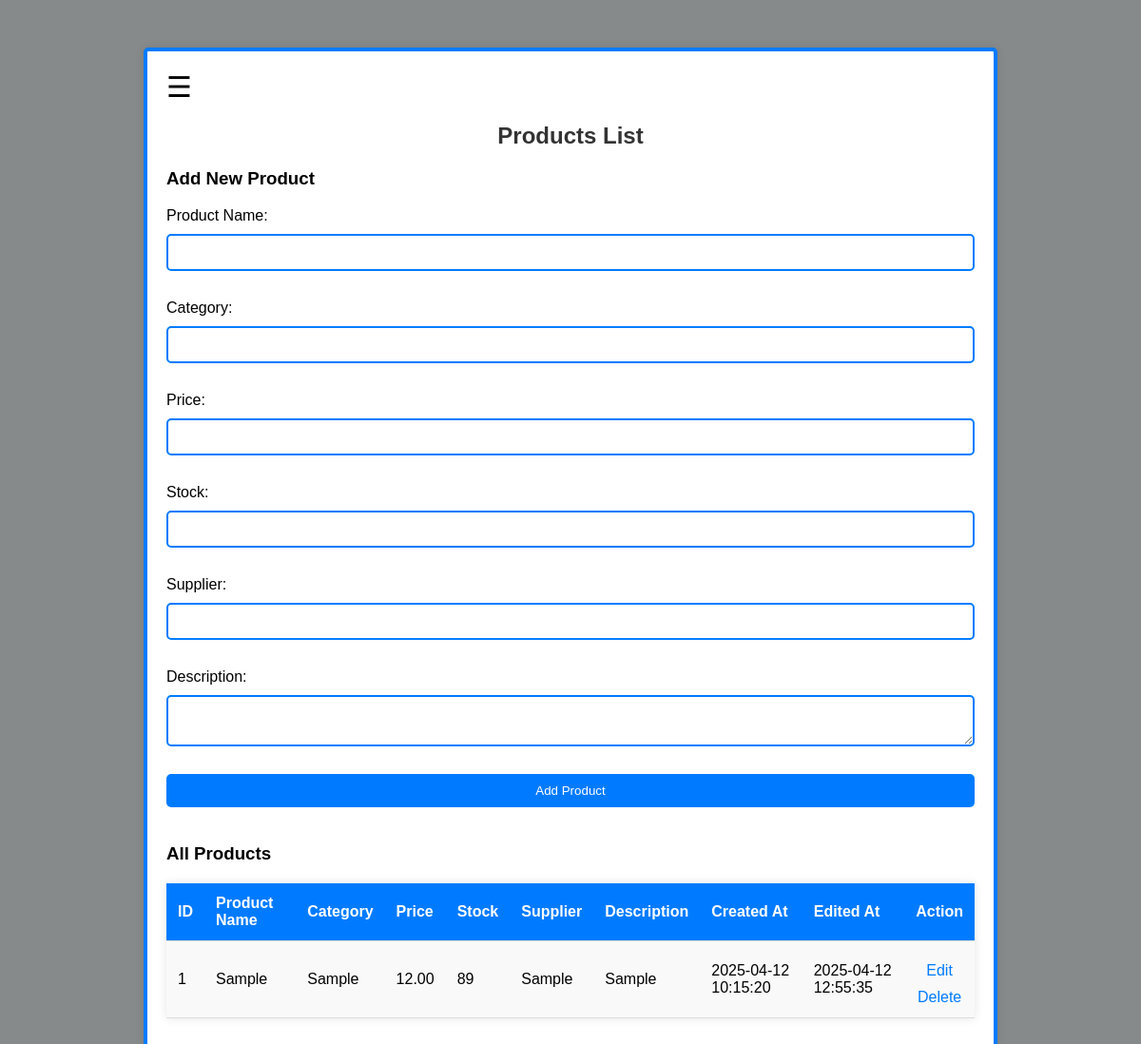
Page /products.php (signed in) on the committed database.
### tables this page shows
CREATE TABLE `products` (
  `id` int(11) NOT NULL,
  `product_name` varchar(100) NOT NULL,
  `category` varchar(50) NOT NULL,
  `price` decimal(10,2) NOT NULL,
  `stock` int(11) NOT NULL,
  `supplier` varchar(100) NOT NULL,
  `description` text DEFAULT NULL,
  `created_at` timestamp NOT NULL DEFAULT current_timestamp(),
  `edited_at` timestamp NOT NULL DEFAULT current_timestamp() ON UPDATE current_timestamp()
);

### products.php (the view, shortened to what this page needs)
<?php
include 'connection.php';
$email = $_SESSION['email'];
$stmt = $conn->prepare("SELECT role FROM users1 WHERE email = ?");
$stmt->bind_param("s", $email);
$stmt->execute();
$result = $stmt->get_result();
$user = $result->fetch_assoc();
$query = "SELECT * FROM products";
$result = $conn->query($query);
?>
<!DOCTYPE html>
<html lang="en">
<head>
    <link rel="stylesheet" type="text/css" href="styles.css">
</head>
<body>
    <div class="container large-container">
        <span style="font-size:30px;cursor:pointer" onclick="openNav()">&#9776;</span>
        <h2>Products List</h2>
        <?php if ($user['role'] === 'Admin'): ?>
            <?php if (isset($product)): ?>
                <h3>Edit Product</h3>
                <form method="POST" action="">
                    <input type="hidden" name="id" value="<?php echo htmlspecialchars($product['id']); ?>">
                    <label>Product Name:</label>
                    <input type="text" name="product_name" value="<?php echo htmlspecialchars($product['product_name']); ?>" required>
                    <label>Category:</label>
                    <input type="text" name="category" value="<?php echo htmlspecialchars($product['category']); ?>" required>
                    <label>Price:</label>
                    <input type="number" step="0.01" name="price" value="<?php echo htmlspecialchars($product['price']); ?>" required>
                    <label>Stock:</label>
                    <input type="number" name="stock" value="<?php echo htmlspecialchars($product['stock']); ?>" required>
                    <label>Supplier:</label>
                    <input type="text" name="supplier" value="<?php echo htmlspecialchars($product['supplier']); ?>" required>
                    <label>Description:</label>
                    <textarea name="description" required><?php echo htmlspecialchars($product['description']); ?></textarea>
                    <input type="submit" name="update_product" value="Update Product">
                </form>
            <?php else: ?>
                <h3>Add New Product</h3>
                <form method="POST" action="">
                    <label>Product Name:</label>
                    <input type="text" name="product_name" required>
                    <label>Category:</label>
                    <input type="text" name="category" required>
                    <label>Price:</label>
                    <input type="number" step="0.01" name="price" required>
                    <label>Stock:</label>
                    <input type="number" name="stock" required>
                    <label>Supplier:</label>
                    <input type="text" name="supplier" required>
                    <label>Description:</label>
                    <textarea name="description" required></textarea>
                    <input type="submit" name="add_product" value="Add Product">
                </form>
            <?php endif; ?>
        <?php endif; ?>
        <h3>All Products</h3>
            <table>
            <?php if ($user['role'] === 'Admin'): ?>
                <tr>
                    <th>ID</th>
                    <th>Product Name</th>
                    <th>Category</th>
                    <th>Price</th>
                    <th>Stock</th>
                    <th>Supplier</th>
                    <th>Description</th>
                    <th>Created At</th>
                    <th>Edited At</th>
                    <th>Action</th>
                </tr>
                <?php while ($row = $result->fetch_assoc()): ?>
                <tr>
                    <td><?php echo htmlspecialchars($row['id']); ?></td>
                    <td><?php echo htmlspecialchars ($row['product_name']); ?></td>
                    <td><?php echo htmlspecialchars($row['category']); ?></td>
                    <td><?php echo htmlspecialchars($row['price']); ?></td>
                    <td><?php echo htmlspecialchars($row['stock']); ?></td>
                    <td><?php echo htmlspecialchars($row['supplier']); ?></td>
                    <td><?php echo htmlspecialchars($row['description']); ?></td>
                    <td><?php echo htmlspecialchars($row['created_at']); ?></td>
                    <td><?php echo htmlspecialchars($row['edited_at']); ?></td>
                    <td>
                        <a href="products.php?edit_id=<?php echo $row['id']; ?>" onclick="return alert('You are now Editing')">Edit</a>
                        <a href="products.php?delete_id=<?php echo $row['id']; ?>" onclick="return confirm('Are you sure you want to delete this product?');">Delete</a>
                    </td>
                </tr>
                <?php endwhile; ?>
            <?php endif;?>
        </table>
    </div>
</body>
</html>

### styles.css (style rules this page uses)
body { font-family: Arial, sans-serif; background-color: #878a8b ; margin: 0; padding: 0; }
.container { width: 300px; margin: 50px auto; padding: 20px; background: white; border-radius: 5px; box-shadow: 0 0 10px rgba(0, 0, 0, 0.1); border: 4px solid #007bff; }
.large-container { width: 850px; margin: 50px auto; padding: 20px; background: white; border-radius: 5px; box-shadow: 0 0 10px rgba(0, 0, 0, 0.1); border: 4px solid #007bff; }
h2 { text-align: center; color: #333; }
label { display: block; margin: 10px 0 5px; }
input[type="text"], input[type="email"], input[type="password"], input[type="submit"], input[type="number"], textarea, select { width: 100%; padding: 10px; margin: 5px 0 20px; border: 2px solid #007bff; border-radius: 5px; box-sizing: border-box; }
input[type="submit"] { background-color: #007bff; color: white; border: none; cursor: pointer; }
a { text-align: center; display: block; margin-top: 10px; color: #007bff; text-decoration: none; }
table { width: 100%; border-collapse: collapse; margin: 20px 0; box-shadow: 0 0 10px rgba(0, 0, 0, 0.1); }
th, td { padding: 12px; text-align: left; border-bottom: 1px solid #ddd; }
th { background-color: #007bff; color: white; font-weight: bold; }
tr:nth-child(even) { background-color: #f9f9f9; }
tr:nth-child(odd) { background-color: #ffffff; }

### rows in the picture
products: id "1", product_name "Sample", category "Sample", price "12.00", stock "89", supplier "Sample", description "Sample", created_at "2025-04-12 10:15:20", edited_at "2025-04-12 12:55:35"
